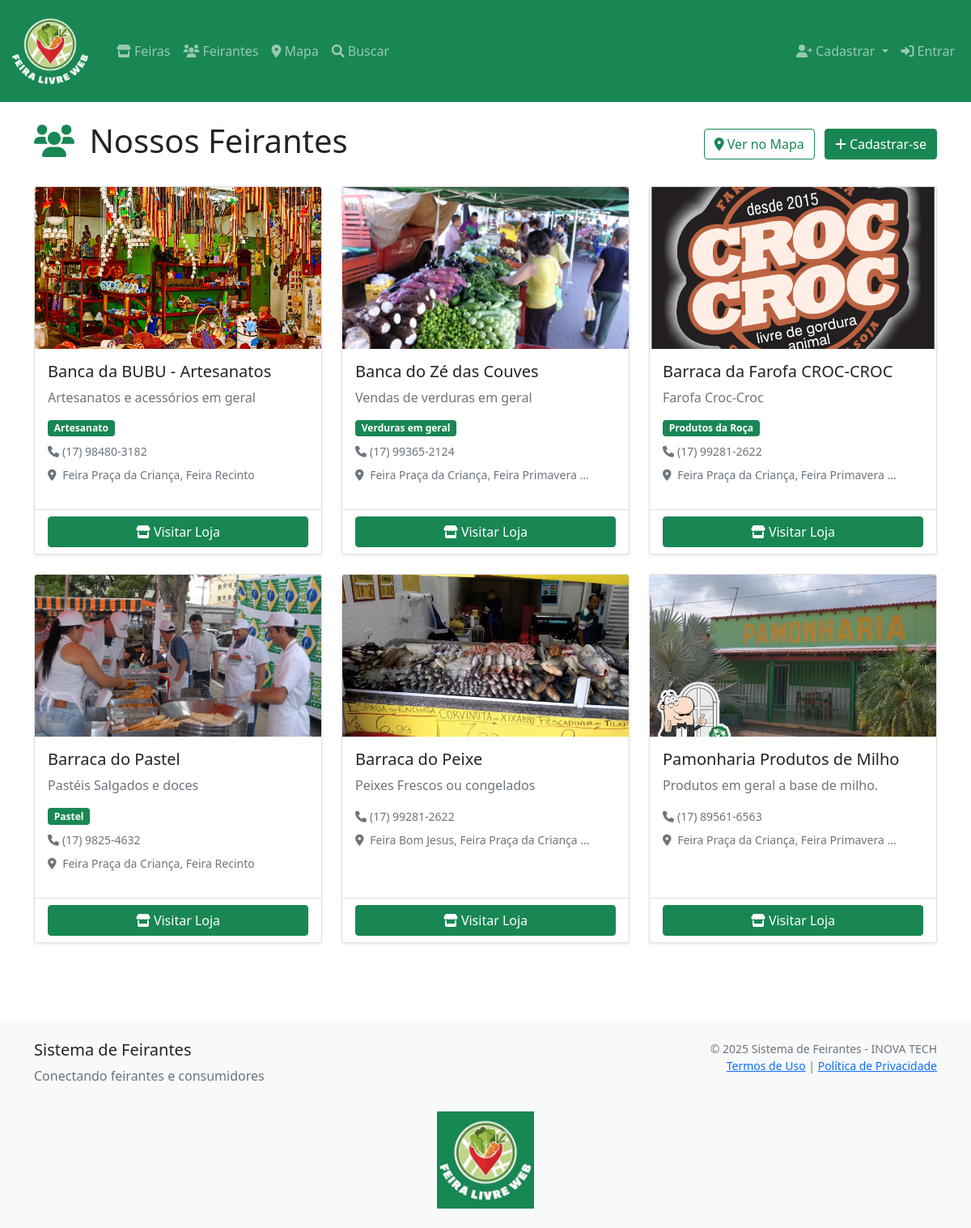
The page /feirantes/ on the database its author committed.
### feirantes/models.py (models this page shows, shortened)
class Feirante(models.Model):
    usuario = models.OneToOneField(
        User, on_delete=models.CASCADE, related_name='feirante')
    nome_comercial = models.CharField(max_length=200)
    cpf = models.CharField(max_length=14, unique=True)
    telefone = models.CharField(max_length=20)
    whatsapp = models.CharField(max_length=20, blank=True)
    email = models.EmailField(unique=True)
    endereco = models.TextField(blank=True)
    cidade = models.CharField(max_length=100, blank=True)
    estado = models.CharField(max_length=2, blank=True)
    cep = models.CharField(max_length=9, blank=True)
    descricao = models.TextField(blank=True)
    foto = models.ImageField(upload_to='feirantes/', blank=True, null=True)
    especialidades = models.ManyToManyField(
        Especialidade, blank=True,
        help_text="Principais produtos/especialidades")
    feiras = models.ManyToManyField(
        Feira,
        blank=True,
        help_text="Feiras onde o feirante participa",
        related_name="feirantes"
    )
    subdominio = models.SlugField(
        max_length=100, unique=True,
        help_text="URL da loja: site.com/loja/[subdominio]")
    instagram = models.CharField(max_length=100, blank=True)
    facebook = models.CharField(max_length=100, blank=True)
    ativo = models.BooleanField(default=True)
    verificado = models.BooleanField(default=False)
    criado_em = models.DateTimeField(auto_now_add=True)
    atualizado_em = models.DateTimeField(auto_now=True)
    views = models.PositiveIntegerField(default=0)
    class Meta:
        verbose_name = 'Feirante'
        verbose_name_plural = 'Feirantes'
        ordering = ['nome_comercial']
    @property
    def telefone_formatado(self):
        if not self.telefone:
            return ""
        numero = self.telefone
        if numero.startswith('55'):
            numero = numero[2:]
        if len(numero) == 11:
            return f"({numero[:2]}) {numero[2:7]}-{numero[7:]}"
        elif len(numero) == 10:
            return f"({numero[:2]}) {numero[2:6]}-{numero[6:]}"
        return numero

class Especialidade(models.Model):
    nome = models.CharField(max_length=100, unique=True)
    descricao = models.TextField(blank=True)
    ativo = models.BooleanField(default=True)
    criado_em = models.DateTimeField(auto_now_add=True)
    class Meta:
        verbose_name = 'Especialidade'
        verbose_name_plural = 'Especialidades'
        ordering = ['nome']

class Feira(models.Model):
    DIAS_SEMANA = [
        ('segunda', 'Segunda-feira'),
        ('terca', 'Terça-feira'),
        ('quarta', 'Quarta-feira'),
        ('quinta', 'Quinta-feira'),
        ('sexta', 'Sexta-feira'),
        ('sabado', 'Sábado'),
        ('domingo', 'Domingo'),
        ('segunda_quarta', 'Segunda e Quarta'),
        ('terca_quinta', 'Terça e Quinta'),
        ('segunda_quinta', 'Segunda a Quinta'),
        ('segunda_sexta', 'Segunda a Sexta'),
        ('sabado_domingo', 'Finais de Semana'),
        ('todos_dias', 'Todos os dias'),
    ]
    nome = models.CharField(max_length=200)
    endereco = models.TextField()
    cidade = models.CharField(max_length=100)
    estado = models.CharField(max_length=2)
    cep = models.CharField(max_length=9, blank=True)
    latitude = models.DecimalField(
        max_digits=10, decimal_places=7, blank=True, null=True)
    longitude = models.DecimalField(
        max_digits=10, decimal_places=7, blank=True, null=True)
    dias_funcionamento = models.CharField(
        max_length=20, choices=DIAS_SEMANA, default='sabado')
    horario_funcionamento = models.CharField(
        max_length=100, blank=True, help_text="Ex: 7h às 12h")
    ativa = models.BooleanField(default=True)
    criado_em = models.DateTimeField(auto_now_add=True)
    atualizado_em = models.DateTimeField(auto_now=True)
    class Meta:
        verbose_name = 'Feira'
        verbose_name_plural = 'Feiras'
        ordering = ['nome']

### feirantes/views.py (the view)
# urls.py: path('', views.listar_feirantes, name='listar'),
def listar_feirantes(request):
    feirantes = Feirante.objects.filter(ativo=True)
    return render(request, 'feirantes/lista.html', {
        'feirantes': feirantes
    })

### feirantes/templates/feirantes/lista.html (shortened to what this page needs)
{% extends 'feirantes/base.html' %}
{% block content %}
<div class="container">
    <div class="row">
        <div class="col-12">
            <div class="d-flex justify-content-between align-items-center mb-4">
                <h1>
                    <i class="fas fa-users text-success me-2"></i>
                    Nossos Feirantes
                </h1>
                <div>
                    <a href="{% url 'feirantes:mapa' %}" class="btn btn-outline-success me-2">
                        <i class="fas fa-map-marker-alt me-1"></i>Ver no Mapa
                    </a>
                    {% if not user.is_authenticated %}
                        <a href="{% url 'feirantes:cadastro' %}" class="btn btn-success">
                            <i class="fas fa-plus me-1"></i>Cadastrar-se
                        </a>
                    {% endif %}
                </div>
            </div>
        </div>
    </div>
    {% if feirantes %}
    <div class="row">
        {% for feirante in feirantes %}
        <div class="col-md-6 col-lg-4 mb-4">
            <div class="card h-100 shadow-sm">
                {% if feirante.foto %}
                <img src="{{ feirante.foto.url }}" class="card-img-top" alt="{{ feirante.nome_comercial }}"
                    style="height: 200px; object-fit: cover;">
                {% else %}
                <div class="card-img-top bg-light d-flex align-items-center justify-content-center"
                    style="height: 200px;">
                    <i class="fas fa-store text-muted" style="font-size: 3rem;"></i>
                </div>
                {% endif %}
                <div class="card-body">
                    <h5 class="card-title">{{ feirante.nome_comercial }}</h5>
                    {% if feirante.descricao %}
                    <p class="card-text text-muted">
                        {{ feirante.descricao|truncatewords:15 }}
                    </p>
                    {% endif %}
                    <div class="mb-2">
                        {% if feirante.especialidades.all %}
                        {% for especialidade in feirante.especialidades.all|slice:":3" %}
                        <span class="badge bg-success me-1">{{ especialidade.nome }}</span>
                        {% endfor %}
                        {% endif %}
                    </div>
                    {% if feirante.telefone %}
                    <div class="text-muted small mb-2">
                        <i class="fas fa-phone me-1"></i>{{ feirante.telefone_formatado }}
                    </div>
                    {% endif %}
                    {% if feirante.feiras.all %}
                    <div class="text-muted small mb-3">
                        <i class="fas fa-map-marker-alt me-1"></i>
                        {% for feira in feirante.feiras.all|slice:":2" %}
                        {{ feira.nome }}{% if not forloop.last %}, {% endif %}
                        {% endfor %}
                        {% if feirante.feiras.count > 2 %}
                        <span class="text-muted">...</span>
                        {% endif %}
                    </div>
                    {% endif %}
                </div>
                <div class="card-footer bg-transparent">
                    <a href="{% url 'feirantes:loja_feirante' feirante.subdominio %}" class="btn btn-success w-100">
                        <i class="fas fa-store me-1"></i>Visitar Loja
                    </a>
                </div>
            </div>
        </div>
        {% endfor %}
    </div>
    {% endif %}
</div>
{% endblock %}

### rows shown on the page
Feirante: foto (picture), nome_comercial "Banca da BUBU - Artesanatos", descricao "Artesanatos e acessórios em geral", telefone_formatado "(17) 98480-3182"
Especialidade: nome "Artesanato"
Feira: nome "Feira Praça da Criança"
Feira: nome "Feira Recinto"
Feirante: foto (picture), nome_comercial "Banca do Zé das Couves", descricao "Vendas de verduras em geral", telefone_formatado "(17) 99365-2124"
Especialidade: nome "Verduras em geral"
Feira: nome "Feira Primavera"
Feirante: foto (picture), nome_comercial "Barraca da Farofa CROC-CROC", descricao "Farofa Croc-Croc", telefone_formatado "(17) 99281-2622"
Especialidade: nome "Produtos da Roça"
Feirante: foto (picture), nome_comercial "Barraca do Pastel", descricao "Pastéis Salgados e doces", telefone_formatado "(17) 9825-4632"
Especialidade: nome "Pastel"
Feirante: foto (picture), nome_comercial "Barraca do Peixe", descricao "Peixes Frescos ou congelados", telefone_formatado "(17) 99281-2622"
Feira: nome "Feira Bom Jesus"
Feirante: foto (picture), nome_comercial "Pamonharia Produtos de Milho", descricao "Produtos em geral a base de milho.", telefone_formatado "(17) 89561-6563"
